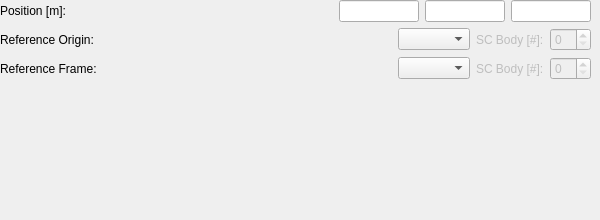
          <widget class="QWidget" name="cmdTrnConfig">
           <property name="enabled">
            <bool>true</bool>
           </property>
           <attribute name="title">
            <string>Translation</string>
           </attribute>
           <widget class="QWidget" name="verticalLayoutWidget_2">
            <property name="geometry">
             <rect>
              <x>0</x>
              <y>0</y>
              <width>591</width>
              <height>211</height>
             </rect>
            </property>
            <layout class="QVBoxLayout" name="verticalLayout_6">
             <item>
              <layout class="QHBoxLayout" name="horizontalLayout_17">
               <item>
                <widget class="QLabel" name="label_2">
                 <property name="text">
                  <string>Position [m]:</string>
                 </property>
                </widget>
               </item>
               <item>
                <spacer name="horizontalSpacer_5">
                 <property name="orientation">
                  <enum>Qt::Horizontal</enum>
                 </property>
                 <property name="sizeHint" stdset="0">
                  <size>
                   <width>40</width>
                   <height>20</height>
                  </size>
                 </property>
                </spacer>
               </item>
               <item>
                <widget class="QLineEdit" name="cmdTrnX">
                 <property name="minimumSize">
                  <size>
                   <width>80</width>
                   <height>0</height>
                  </size>
                 </property>
                 <property name="maximumSize">
                  <size>
                   <width>80</width>
                   <height>16777215</height>
                  </size>
                 </property>
                </widget>
               </item>
               <item>
                <widget class="QLineEdit" name="cmdTrnY">
                 <property name="minimumSize">
                  <size>
                   <width>80</width>
                   <height>0</height>
                  </size>
                 </property>
                 <property name="maximumSize">
                  <size>
                   <width>80</width>
                   <height>16777215</height>
                  </size>
                 </property>
                </widget>
               </item>
               <item>
                <widget class="QLineEdit" name="cmdTrnZ">
                 <property name="minimumSize">
                  <size>
                   <width>80</width>
                   <height>0</height>
                  </size>
                 </property>
                 <property name="maximumSize">
                  <size>
                   <width>80</width>
                   <height>16777215</height>
                  </size>
                 </property>
                </widget>
               </item>
              </layout>
             </item>
             <item>
              <layout class="QHBoxLayout" name="horizontalLayout_18">
               <item>
                <widget class="QLabel" name="CmdTrnOriginLabel">
                 <property name="text">
                  <string>Reference Origin:</string>
                 </property>
                </widget>
               </item>
               <item>
                <spacer name="horizontalSpacer_6">
                 <property name="orientation">
                  <enum>Qt::Horizontal</enum>
                 </property>
                 <property name="sizeHint" stdset="0">
                  <size>
                   <width>40</width>
                   <height>20</height>
                  </size>
                 </property>
                </spacer>
               </item>
               <item>
                <widget class="QComboBox" name="cmdTrnOri"/>
               </item>
               <item>
                <widget class="QLabel" name="cmdTrnOriScBdyLabel">
                 <property name="enabled">
                  <bool>false</bool>
                 </property>
                 <property name="text">
                  <string>SC Body [#]:</string>
                 </property>
                </widget>
               </item>
               <item>
                <widget class="QSpinBox" name="cmdTrnOriScBdyNum">
                 <property name="enabled">
                  <bool>false</bool>
                 </property>
                </widget>
               </item>
              </layout>
             </item>
             <item>
              <layout class="QHBoxLayout" name="horizontalLayout_19">
               <item>
                <widget class="QLabel" name="CmdTrnFrameLabel">
                 <property name="text">
                  <string>Reference Frame:</string>
                 </property>
                </widget>
               </item>
               <item>
                <spacer name="horizontalSpacer_7">
                 <property name="orientation">
                  <enum>Qt::Horizontal</enum>
                 </property>
                 <property name="sizeHint" stdset="0">
                  <size>
                   <width>40</width>
                   <height>20</height>
                  </size>
                 </property>
                </spacer>
               </item>
               <item>
                <widget class="QComboBox" name="cmdTrnFrm"/>
               </item>
               <item>
                <widget class="QLabel" name="cmdTrnFrmScBdyLabel">
                 <property name="enabled">
                  <bool>false</bool>
                 </property>
                 <property name="text">
                  <string>SC Body [#]:</string>
                 </property>
                </widget>
               </item>
               <item>
                <widget class="QSpinBox" name="cmdTrnFrmScBdyNum">
                 <property name="enabled">
                  <bool>false</bool>
                 </property>
                </widget>
               </item>
              </layout>
             </item>
             <item>
              <spacer name="verticalSpacer_2">
               <property name="orientation">
                <enum>Qt::Vertical</enum>
               </property>
               <property name="sizeHint" stdset="0">
                <size>
                 <width>20</width>
                 <height>40</height>
                </size>
               </property>
              </spacer>
             </item>
            </layout>
           </widget>
          </widget>
